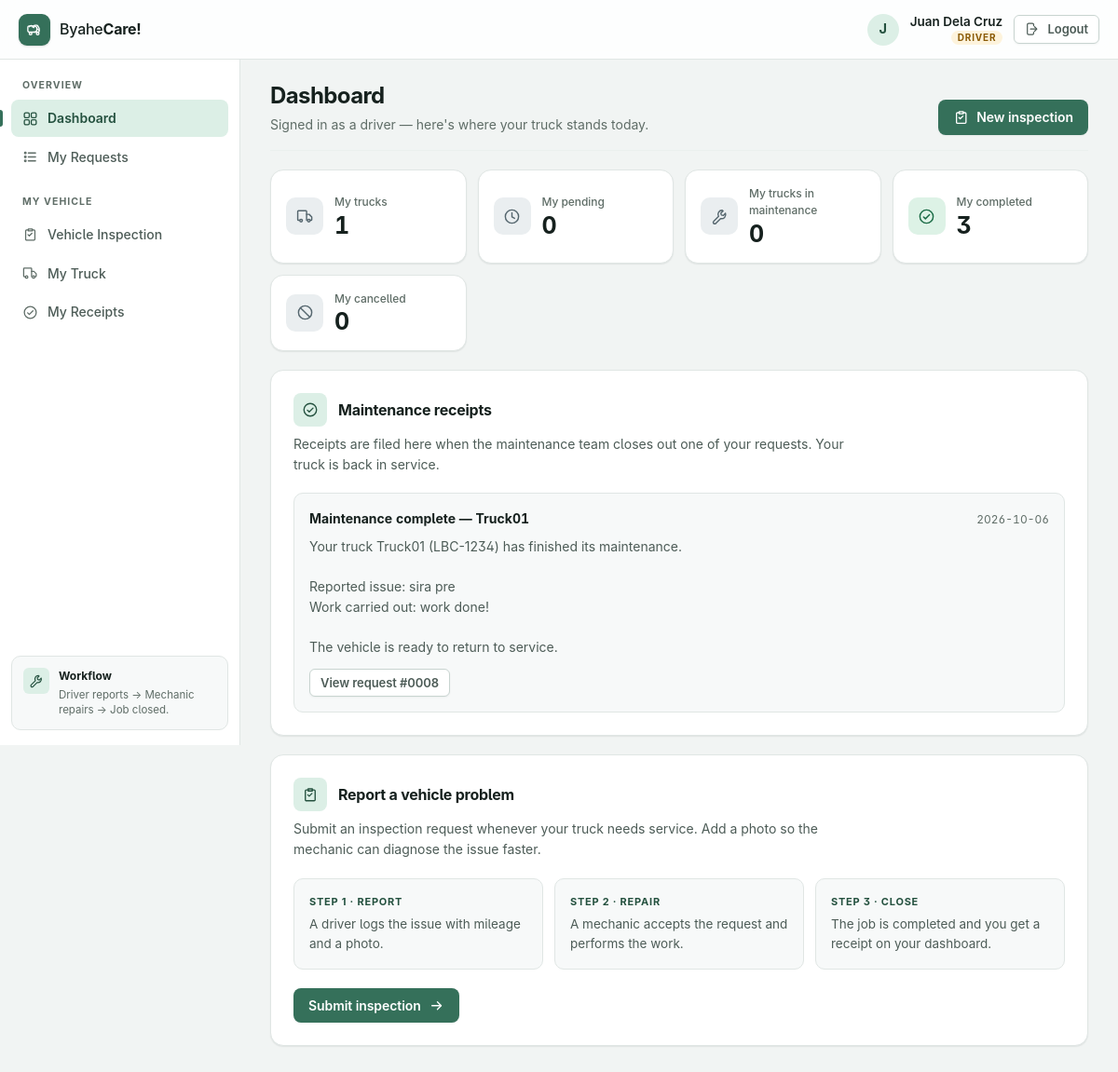
/dashboard (signed in), run on the app's committed database.
### tables this page shows
CREATE TABLE notifications (
            id INTEGER PRIMARY KEY AUTOINCREMENT,
            user_id INTEGER NOT NULL,
            request_id INTEGER,
            title TEXT NOT NULL,
            body TEXT,
            created_at TEXT,
            is_read INTEGER DEFAULT 0
        );

### app.py (the view)
@app.route("/dashboard")
def dashboard():
    if "user_id" not in session:
        return redirect(url_for("login"))
    conn = get_db()
    if session["role"] == "driver":
        scope_sql = "WHERE driver_id = ?"
        scope_args = (session["user_id"],)
        total_trucks = conn.execute(
            "SELECT COUNT(*) FROM trucks WHERE driver_id = ?",
            (session["user_id"],)
        ).fetchone()[0]
    else:
        scope_sql = ""
        scope_args = ()
        total_trucks = conn.execute(
            "SELECT COUNT(*) FROM trucks"
        ).fetchone()[0]
    def status_count(status):
        if scope_sql:
            return conn.execute(
                f"SELECT COUNT(*) FROM inspection_requests "
                f"{scope_sql} AND status = ?",
                (*scope_args, status)
            ).fetchone()[0]
        return conn.execute(
            "SELECT COUNT(*) FROM inspection_requests WHERE status = ?",
            (status,)
        ).fetchone()[0]
    pending_requests = status_count("Pending")
    maintenance_count = status_count("In Maintenance")
    completed_count = status_count("Completed")
    cancelled_count = status_count("Cancelled")
    receipts = conn.execute("""
        SELECT
            notifications.*,
            trucks.truck_number,
            trucks.plate_number
        FROM notifications
        LEFT JOIN inspection_requests
        ON notifications.request_id = inspection_requests.id
        LEFT JOIN trucks
        ON inspection_requests.truck_id = trucks.id
        WHERE notifications.user_id = ?
        ORDER BY notifications.id DESC
        LIMIT 5
    """, (session["user_id"],)).fetchall()
    unread_count = conn.execute("""
        SELECT COUNT(*) FROM notifications
        WHERE user_id = ? AND is_read = 0
    """, (session["user_id"],)).fetchone()[0]
    if session["role"] == "driver" and unread_count:
        mark_receipts_read(conn, session["user_id"])
        conn.commit()
        unread_count = 0
    conn.close()
    return render_template(
        "dashboard.html",
        total_trucks=total_trucks,
        pending_requests=pending_requests,
        maintenance_count=maintenance_count,
        completed_count=completed_count,
        cancelled_count=cancelled_count,
        receipts=receipts,
        unread_count=unread_count
    )

### app.py (called while the page is built)
def get_db():
    conn = sqlite3.connect(DATABASE)
    conn.row_factory = sqlite3.Row
    return conn

### templates/dashboard.html (shortened to what this page needs)
{% extends "base.html" %}
{% block page_title %}Dashboard{% endblock %}
{% block page_subtitle %}
    {% if session['role'] == 'driver' %}
        Signed in as a driver — here's where your truck stands today.
    {% else %}
        Signed in as {{ session['role'] }} — here's where the fleet stands today.
    {% endif %}
{% endblock %}
{% block page_actions %}
    {% if session['role'] == 'driver' %}
        <a class="btn" href="{{ url_for('inspection') }}">
            <svg class="icon" aria-hidden="true"><use href="#i-clipboard"></use></svg>
            New inspection
        </a>
    {% else %}
        <a class="btn" href="{{ url_for('requests') }}">
            <svg class="icon" aria-hidden="true"><use href="#i-list"></use></svg>
            View requests
        </a>
    {% endif %}
{% endblock %}
{% block content %}
{% set is_driver = session['role'] == 'driver' %}
<div class="cards">
    <a class="card card--muted" href="{{ url_for('requests') }}">
        <span class="card__icon">
            <svg class="icon" aria-hidden="true"><use href="#i-truck"></use></svg>
        </span>
        <span class="card__text">
            <span>{{ 'My trucks' if is_driver else 'Total trucks' }}</span>
            <strong>{{ total_trucks }}</strong>
        </span>
    </a>
    <a class="card {{ 'card--warn' if pending_requests else 'card--muted' }}"
       href="{{ url_for('requests') }}?status=pending">
        <span class="card__icon">
            <svg class="icon" aria-hidden="true"><use href="#i-clock"></use></svg>
        </span>
        <span class="card__text">
            <span>{{ 'My pending' if is_driver else 'Pending' }}</span>
            <strong>{{ pending_requests }}</strong>
        </span>
    </a>
    <a class="card {{ 'card--info' if maintenance_count else 'card--muted' }}"
       href="{{ url_for('requests') }}?status=in+maintenance">
        <span class="card__icon">
            <svg class="icon" aria-hidden="true"><use href="#i-wrench"></use></svg>
        </span>
        <span class="card__text">
            <span>{{ 'My trucks in maintenance' if is_driver else 'In maintenance' }}</span>
            <strong>{{ maintenance_count }}</strong>
        </span>
    </a>
    <a class="card {{ 'card--ok' if completed_count else 'card--muted' }}"
       href="{{ url_for('requests') }}?status=completed">
        <span class="card__icon">
            <svg class="icon" aria-hidden="true"><use href="#i-check-badge"></use></svg>
        </span>
        <span class="card__text">
            <span>{{ 'My completed' if is_driver else 'Completed' }}</span>
            <strong>{{ completed_count }}</strong>
        </span>
    </a>
    <a class="card card--muted" href="{{ url_for('requests') }}?status=cancelled">
        <span class="card__icon">
            <svg class="icon" aria-hidden="true"><use href="#i-ban"></use></svg>
        </span>
        <span class="card__text">
            <span>{{ 'My cancelled' if is_driver else 'Cancelled' }}</span>
            <strong>{{ cancelled_count }}</strong>
        </span>
    </a>
</div>
{% if is_driver and receipts %}
    <section class="panel receipts-panel">
        <div class="panel__head">
            <span class="panel__icon">
                <svg class="icon" aria-hidden="true"><use href="#i-check-badge"></use></svg>
            </span>
            <h3>
                Maintenance receipts
            </h3>
        </div>
        <p>Receipts are filed here when the maintenance team closes out one
            of your requests. Your truck is back in service.</p>
        <ul class="receipts">
            {% for receipt in receipts %}
                <li class="receipt {{ 'is-unread' if not receipt['is_read'] }}">
                    <div class="receipt__head">
                        <strong>{{ receipt['title'] }}</strong>
                        <time datetime="{{ receipt['created_at'] }}">
                            {{ receipt['created_at'] or 'just now' }}
                        </time>
                    </div>
                    <p class="receipt__body">{{ receipt['body'] }}</p>
                    {% if receipt['request_id'] %}
                        <a class="btn btn--ghost btn--sm"
                           href="{{ url_for('requests') }}#request-{{ receipt['request_id'] }}">
                            View request #{{ '%04d'|format(receipt['request_id']) }}
                        </a>
                    {% endif %}
                </li>
            {% endfor %}
        </ul>
    </section>
{% endif %}
<section class="panel">
    <div class="panel__head">
        <span class="panel__icon">
            {% if is_driver %}
                <svg class="icon" aria-hidden="true"><use href="#i-clipboard"></use></svg>
            {% elif session['role'] == 'mechanic' %}
                <svg class="icon" aria-hidden="true"><use href="#i-wrench"></use></svg>
            {% else %}
                <svg class="icon" aria-hidden="true"><use href="#i-check-badge"></use></svg>
            {% endif %}
        </span>
        <h3>
            {% if is_driver %}
                Report a vehicle problem
            {% elif session['role'] == 'mechanic' %}
                Work the maintenance queue
            {% else %}
                Monitor the fleet
            {% endif %}
        </h3>
    </div>
    <p>
        {% if is_driver %}
            Submit an inspection request whenever your truck needs service.
            Add a photo so the mechanic can diagnose the issue faster.
        {% elif session['role'] == 'mechanic' %}
            Review pending inspection requests, accept the jobs you will take,
            then close them out with a maintenance note.
        {% else %}
            Follow every request from pending through to completed,
            and check in on the vehicles that need attention first.
        {% endif %}
    </p>
    <ol class="steps">
        <li>
            <b>Step 1 · Report</b>
            <p>A driver logs the issue with mileage and a photo.</p>
        </li>
        <li>
            <b>Step 2 · Repair</b>
            <p>A mechanic accepts the request and performs the work.</p>
        </li>
        <li>
            <b>Step 3 · Close</b>
            <p>The job is completed and you get a receipt on your dashboard.</p>
        </li>
    </ol>
    <a class="btn" href="{{ url_for('inspection') if is_driver else url_for('requests') }}">
        {% if is_driver %}
            Submit inspection
        {% else %}
            Open requests
        {% endif %}
        <svg class="icon" aria-hidden="true"><use href="#i-arrow-right"></use></svg>
    </a>
</section>
{% endblock %}

### data on the page
notifications: title "Maintenance complete — Truck01", created_at "2026-10-06", body "Your truck Truck01 (LBC-1234) has finished its maintenance. Reported issue: sira pre Work carried out: work done! The vehicle is ready to return to service.", request_id "0008"

### other printed values
{{ session['name'][0]|upper }} "J"
{{ session['name'] }} "Juan Dela Cruz"
{{ session['role'] }} "DRIVER"
{{ label }} "Dashboard My Requests Vehicle Inspection My Truck My Receipts"
{{ 'My trucks' if is_driver else 'Total trucks' }} "My trucks"
{{ total_trucks }} "1"
{{ 'My pending' if is_driver else 'Pending' }} "My pending"
{{ pending_requests }} "0"
{{ 'My trucks in maintenance' if is_driver else 'In maintenance' }} "My trucks in maintenance"
{{ maintenance_count }} "0"
{{ 'My completed' if is_driver else 'Completed' }} "My completed"
{{ completed_count }} "3"
{{ 'My cancelled' if is_driver else 'Cancelled' }} "My cancelled"
{{ cancelled_count }} "0"
